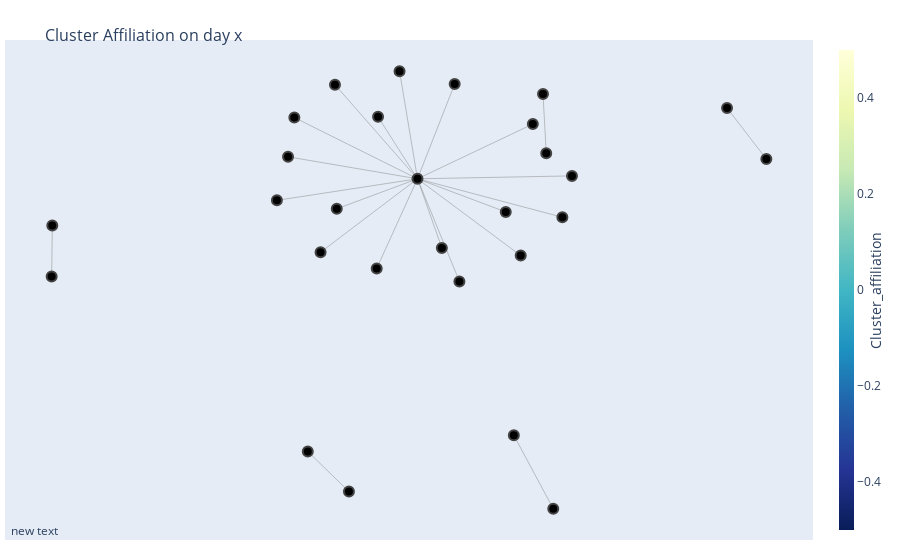

The code cell stored with this chart in its notebook:
### Code cell
fig = go.Figure(data=[edge_trace,node_trace],
             layout=go.Layout(
                title='<br>Cluster Affiliation on day x',
                titlefont_size=16,
                showlegend=False,
                hovermode='closest',
                margin=dict(b=20,l=5,r=5,t=40),
                annotations=[ dict(
                    showarrow=False,
                    xref="paper", yref="paper",
                    x=0.005, y=-0.002 ) ],
                xaxis=dict(showgrid=False, zeroline=False, showticklabels=False),
                yaxis=dict(showgrid=False, zeroline=False, showticklabels=False))
                )
fig.show()

### Figure 1 — Plotly figure (JSON) as saved in the notebook; plotly's stock layout.template omitted (floating-point values rounded to 4 significant figures)
{"data": [{"hoverinfo": "none", "line": {"color": "#888", "width": 0.5}, "mode": "lines", "type": "scatter", "x": [-0.01645, 0.328, null, -0.01645, 0.04147, null, -0.01645, -0.2126, null, -0.01645, -0.1134, null, -0.01645, 0.229, null, -0.01645, -0.1102, null, -0.01645, 0.2578, null, -0.01645, -0.2469, null, -0.01645, 0.3508, null, -0.01645, -0.2084, null, -0.01645, 0.07198, null, -0.01645, -0.3507, null, -0.01645, -0.3242, null, -0.01645, -0.3092, null, -0.01645, 0.08323, null, -0.01645, -0.0591, null, -0.01645, 0.1934, null, 0.2819, 0.2896, null, -0.2772, -0.1794, null, 0.7195, 0.813, null, -0.8847, -0.8862, null, 0.3063, 0.2126, null], "y": [0.1423, 0.009246, null, 0.1423, -0.09719, null, 0.1423, 0.468, null, 0.1423, -0.1678, null, 0.1423, -0.1235, null, 0.1423, 0.357, null, 0.1423, 0.3317, null, 0.1423, -0.1119, null, 0.1423, 0.1524, null, 0.1423, 0.03838, null, 0.1423, 0.4705, null, 0.1423, 0.06776, null, 0.1423, 0.2185, null, 0.1423, 0.3543, null, 0.1423, -0.213, null, 0.1423, 0.5147, null, 0.1423, 0.02762, null, 0.4357, 0.2309, null, -0.8018, -0.9405, null, 0.3874, 0.2105, null, -0.01975, -0.1956, null, -1, -0.7457, null]}, {"hoverinfo": "text", "marker": {"color": [], "colorbar": {"thickness": 15, "title": {"side": "right", "text": "Cluster_affiliation"}, "xanchor": "left"}, "colorscale": [[0, "rgb(255,255,217)"], [0.125, "rgb(237,248,177)"], [0.25, "rgb(199,233,180)"], [0.375, "rgb(127,205,187)"], [0.5, "rgb(65,182,196)"], [0.625, "rgb(29,145,192)"], [0.75, "rgb(34,94,168)"], [0.875, "rgb(37,52,148)"], [1, "rgb(8,29,88)"]], "line": {"width": 2}, "reversescale": true, "showscale": true, "size": 10}, "mode": "markers", "type": "scatter", "x": [-0.01645, 0.328, 0.04147, -0.2126, -0.1134, 0.2819, 0.2896, 0.229, -0.1102, 0.2578, -0.2469, 0.3508, -0.2084, -0.2772, -0.1794, 0.07198, -0.3507, 0.7195, 0.813, -0.8847, -0.8862, -0.3242, -0.3092, 0.08323, -0.0591, 0.3063, 0.2126, 0.1934], "y": [0.1423, 0.009246, -0.09719, 0.468, -0.1678, 0.4357, 0.2309, -0.1235, 0.357, 0.3317, -0.1119, 0.1524, 0.03838, -0.8018, -0.9405, 0.4705, 0.06776, 0.3874, 0.2105, -0.01975, -0.1956, 0.2185, 0.3543, -0.213, 0.5147, -1, -0.7457, 0.02762]}], "layout": {"annotations": [{"showarrow": false, "x": 0.005, "xref": "paper", "y": -0.002, "yref": "paper"}], "hovermode": "closest", "margin": {"b": 20, "l": 5, "r": 5, "t": 40}, "showlegend": false, "title": {"font": {"size": 16}, "text": "<br>Cluster Affiliation on day x"}, "xaxis": {"showgrid": false, "showticklabels": false, "zeroline": false}, "yaxis": {"showgrid": false, "showticklabels": false, "zeroline": false}}}
